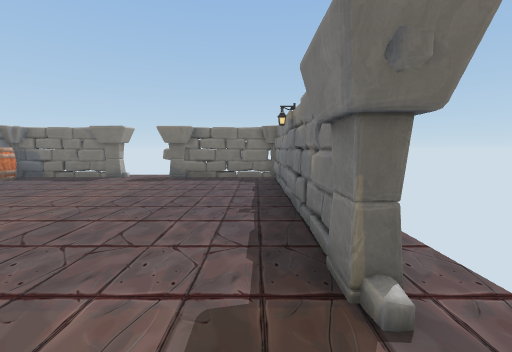
View 1 (above)

12 first-person views from a walk through a scene from a Unity 3-D project. The camera is 1.4 m above the floor, tilts 6° down and sees 90° across. The floor is counted in squares, 1 m on a side. Each view is taken from the middle of a square. On the plan, view 1 faces up. The plan holds only what a view shows up to about 13 squares ahead; the rest is blank. Door leaves are left out, so doorways stand open.

View 2
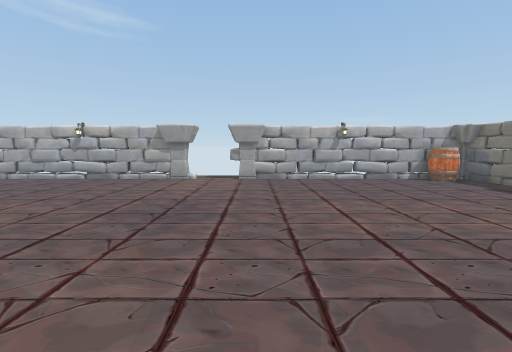

View 3
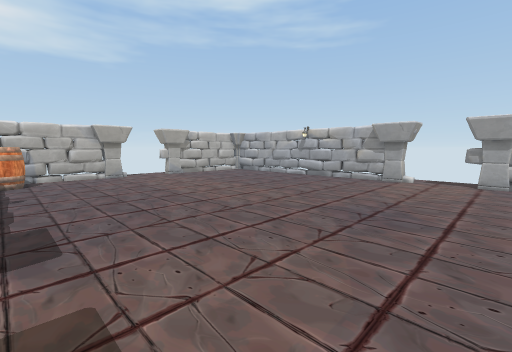

View 4
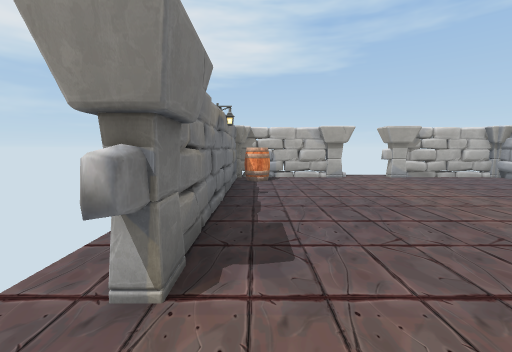

View 5
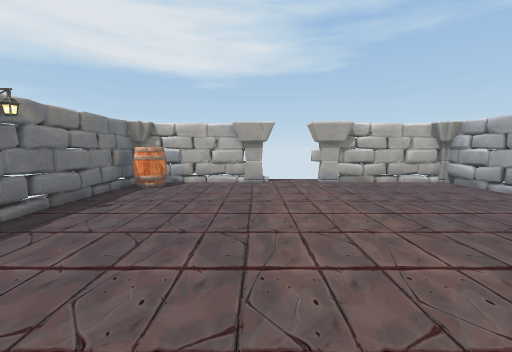

View 6
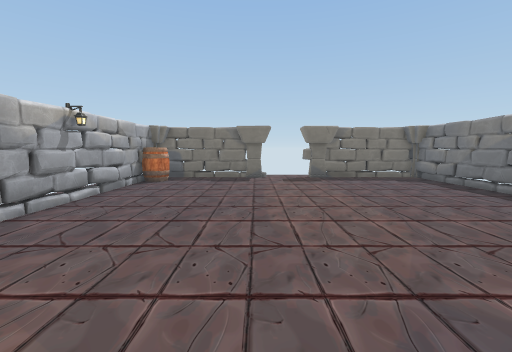

View 7
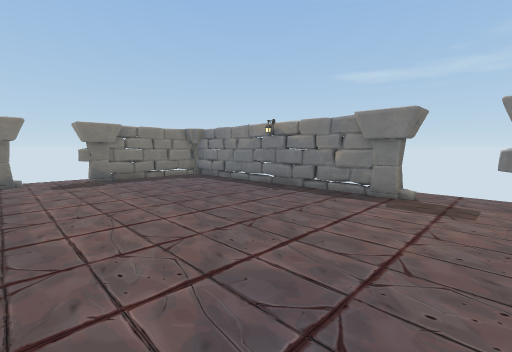

View 8
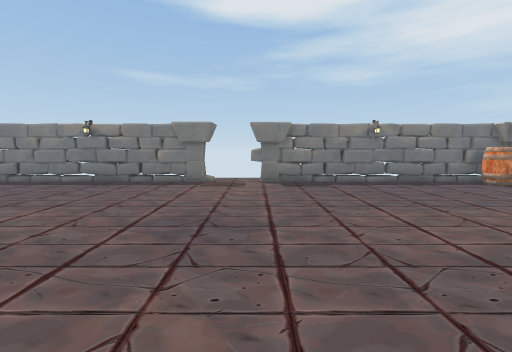

View 9
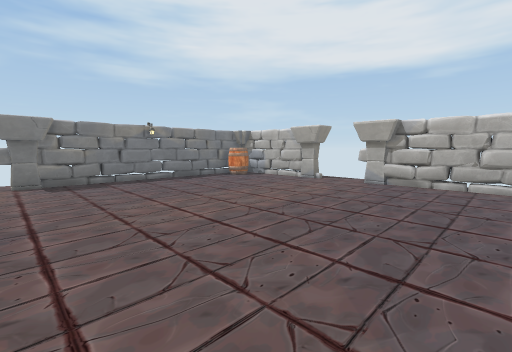

View 10
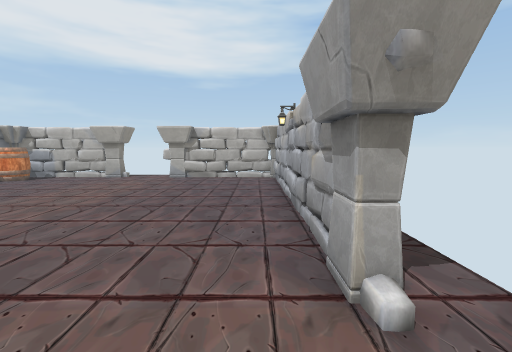

View 11
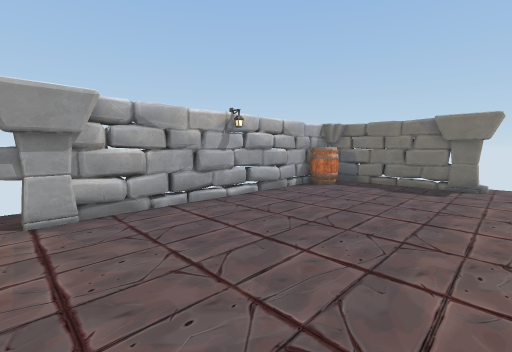

View 12
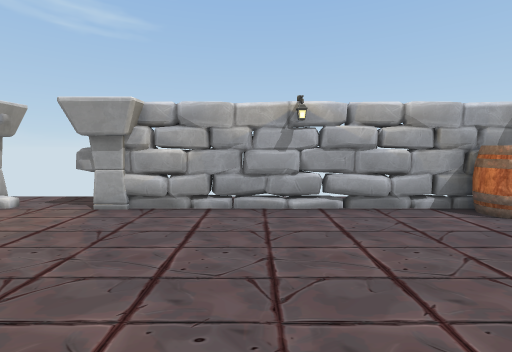

### Floor plan
Points are (right, up) in squares from view 1. A wall is a line through its corners. A room is listed if a view was taken in it or the views show most of it. See-through windows are left out.
Room 1 (views 1, 2, 3, 4, 5, 6, 7, 8, 9, 10, 11, 12)
walls: (0.9, -0.2) (1, 0.3); (0.9, 3.3) (0.9, 12.4); (0.9, 3.4) (1, 4.2); (0.8, -2.5) (1, -1.7); (0.8, 4.8) (1.1, 5.9); (1, -2.8) (1, -2.3); (1, -2.8) (0.9, -1.3); (-12, 2.3) (-12, 1.8); (-11.9, -1.4) (-12.1, -2.3); (-12, -1.4) (-12, -10.9); (1, 5.5) (0.8, 6.6) (1.1, 9.5); (-12.1, -2) (-11.9, -2.4); (0.8, 6.1) (1.1, 7); (-11.9, 4.8) (-12.1, 4); (1.1, -4) (0.9, -3.5); (-11.9, -3.1) (-12, -3.6); (0.9, -5.1) (0.8, -3.7); (-11.9, 6.3) (-12.1, 5.9); (-12.1, -4.1) (-11.8, -7); (-11.8, -4.5) (-12.1, -7.5); (-12.2, 6.1) (-11.9, 5.4); (-11.9, 7) (-11.8, 6); (1, 8.1) (0.8, 9.5); (0.8, -6.6) (1.1, -3.6); (1.1, 9.2) (0.8, 9.6); (0.8, -8) (1, -6.3); (0.8, -8.4) (1, -7.7); (0.9, 10.6) (1.1, 11.2); (0.9, 10.7) (0.8, 11.7); (-11.8, 10.4) (-12.1, 9.2); (-12.1, 10.2) (-11.8, 8.6) (-12.1, 6.7); (-12, -8.4) (-11.8, -9.8); (-3.3, 12.6) (-4.7, 12.8); (-3.5, -10.7) (-2.1, -10.9); (-3.5, -10.7) (-2.3, -10.6); (-3.5, -10.7) (1, -10.7) (0.9, 0.2); (-2.9, 12.7) (-3.6, 12.8); (-7.5, 12.7) (-9, 12.8); (-1.8, 12.6) (-2.7, 12.9); (-7.4, 12.8) (-11.9, 12.7) (-12, 3.4); (-2.5, -10.8) (-2, -10.6); (-3, 12.9) (-3.6, 12.9); (-1.6, -10.6) (-0.3, -10.9); (-8.1, -10.7) (-7.5, -10.8); (-8.7, -10.6) (-8.2, -10.8); (0.9, -9.8) (1, -8.8); (-8.6, 12.8) (-9, 12.6); (-11.9, 11.3) (-11.9, 10.9); (-9.4, 12.6) (-10.6, 12.9); (-9, -10.8) (-7.6, -10.7); (-0.9, -10.8) (0.2, -10.6); (-0.5, 12.9) (-0.9, 12.7); (-11.9, -9.8) (-12, -10.3); (0.5, 12.7) (-0.9, 12.8); (-10.6, -10.8) (-10.2, -10.7) (-8.9, -10.8); (0.6, 12.8) (-3.5, 12.8); (-11, 12.7) (-11.6, 12.8); (-11.4, -10.7) (-10.2, -10.8); (-11.5, -10.8) (-6.4, -10.7); (-11.5, -10.9) (-9.3, -10.6)
low walls: (1, 3.7) (0.8, 5.3); (1.1, 5) (1.1, 5.5); (-12.1, -1.4) (-11.8, -3.3); (-12, -3.1) (-11.8, -4.3); (-11.9, 5.4) (-12, 5.1) (-11.8, 3.6); (-11.6, 5.9) (-11.6, 5.4); (-12.1, 6.5) (-12.1, 5.9); (-12.1, 6.6) (-12.2, 6.1); (0.8, -6.4) (1, -5.5); (1, -8.1) (0.9, -6.9); (-7.4, 12.5) (-8.1, 12.4); (-2, 12.8) (-2.7, 12.7); (-1.6, 12.9) (-2.1, 12.9); (-9.7, 12.9) (-10.2, 12.9); (-10, 12.8) (-10.9, 12.6)
ways out: open door at (-12, 1.5); open door at (-5.5, -11); open door at (-5.5, 13); open door at (1, 0.5)
objects: barrel (-11, 11) to (-11, 12); pillar (-7, -11); pillar (-7, 13); pillar (-4, -11); pillar (-4, 13); barrel (-1, -10) to (0, -9); pillar (1, -1); pillar (1, 2) to (1, 3)

Where each view was taken, in squares from view 1:
view 1: 0 up, 0 right, facing up
view 2: 3 up, 0 right, facing left
view 3: 3 up, 0 right, facing down-left
view 4: 2 up, 0 right, facing down
view 5: 0 up, 4 left, facing down
view 6: 0 up, 7 left, facing up
view 7: 0 up, 7 left, facing up-right
view 8: 0 up, 10 left, facing right
view 9: 0 up, 11 left, facing down-right
view 10: 2 up, 11 left, facing down
view 11: 2 up, 6 left, facing up-left
view 12: 6 up, 6 left, facing left
